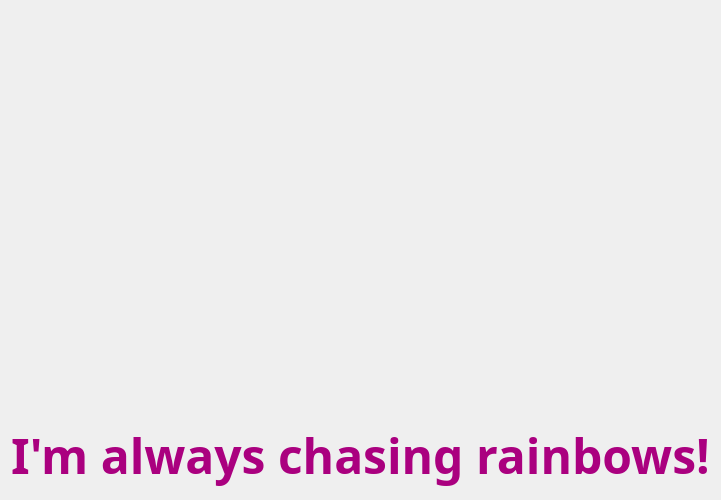
<?xml version="1.0" encoding="UTF-8"?>
<ui version="4.0">
 <class>Dialog</class>
 <widget class="QDialog" name="Dialog">
  <property name="geometry">
   <rect>
    <x>0</x>
    <y>0</y>
    <width>700</width>
    <height>500</height>
   </rect>
  </property>
  <property name="font">
   <font>
    <pointsize>7</pointsize>
   </font>
  </property>
  <property name="windowTitle">
   <string>Dialog</string>
  </property>
  <layout class="QVBoxLayout">
   <item>
    <widget class="QLabel" name="label">
     <property name="font">
      <font>
       <family>AR CHRISTY</family>
       <pointsize>46</pointsize>
       <weight>75</weight>
       <bold>true</bold>
      </font>
     </property>
     <property name="text">
      <string>&lt;html&gt;&lt;head/&gt;&lt;body&gt;&lt;p align=&quot;center&quot;&gt;&lt;span style=&quot; font-size:36pt; color:#aa007f;&quot;&gt;I'm always chasing rainbows!&lt;/span&gt;&lt;/p&gt;&lt;/body&gt;&lt;/html&gt;</string>
     </property>
     <property name="alignment">
      <set>Qt::AlignBottom|Qt::AlignHCenter</set>
     </property>
    </widget>
   </item>
  </layout>
 </widget>
 <layoutdefault spacing="6" margin="11"/>
 <resources/>
 <connections/>
</ui>
